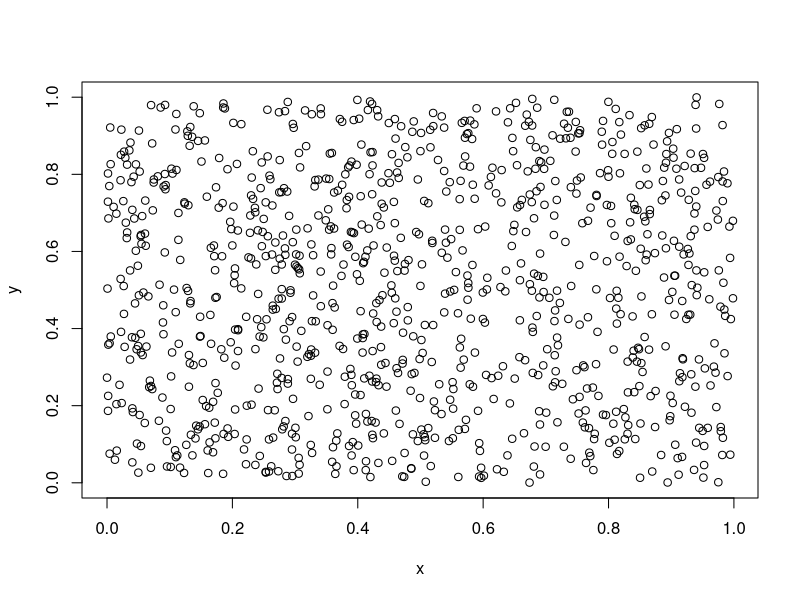
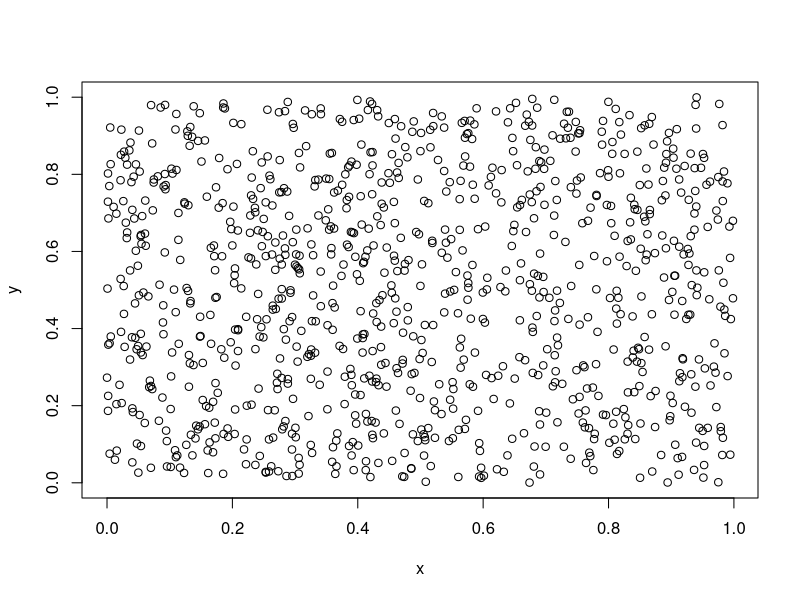
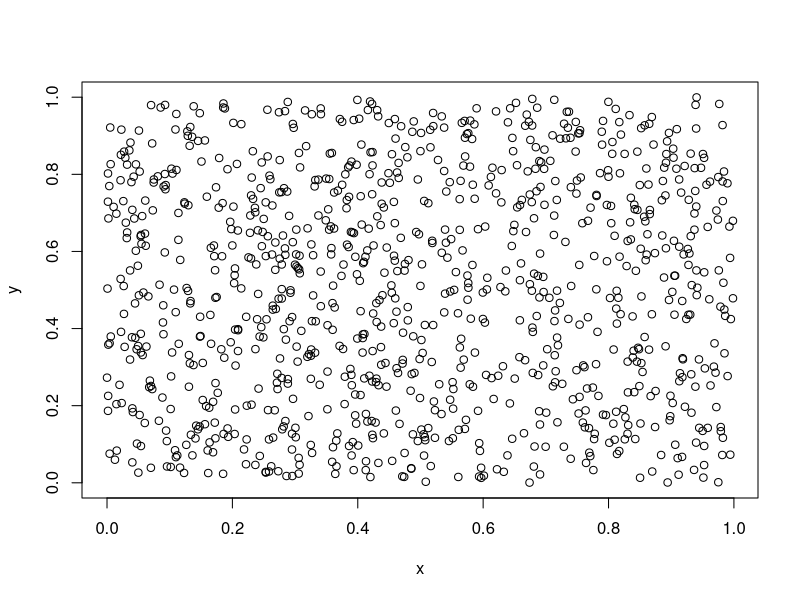
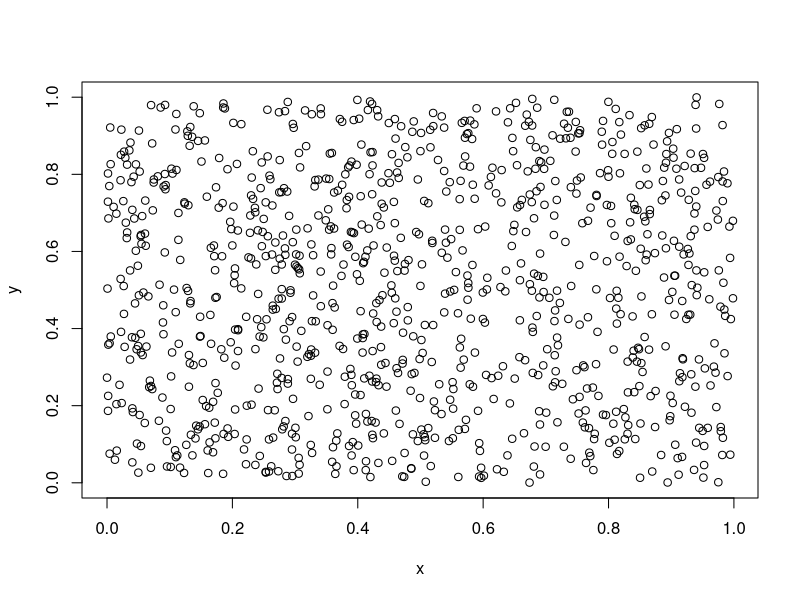
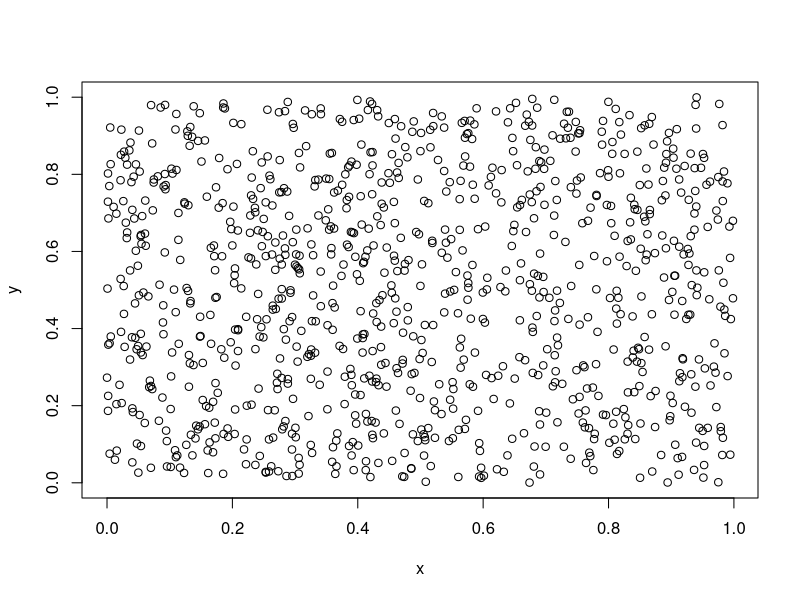
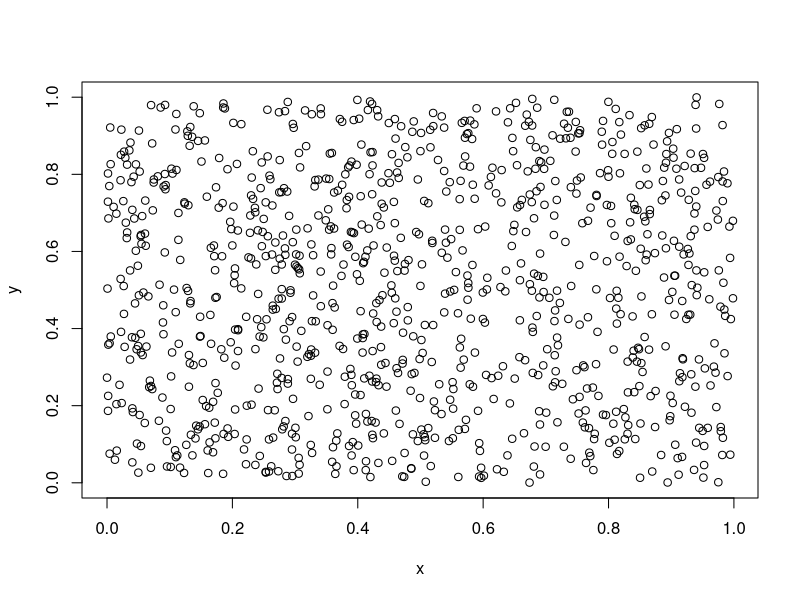
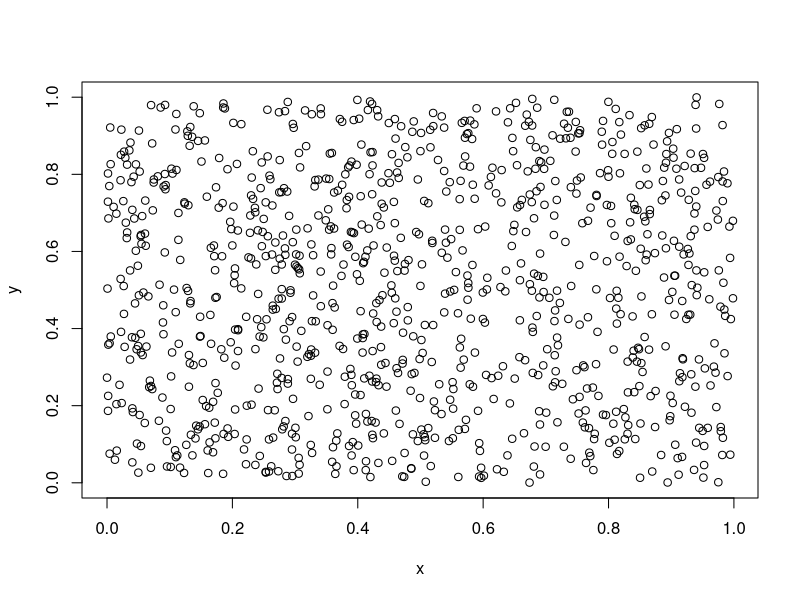
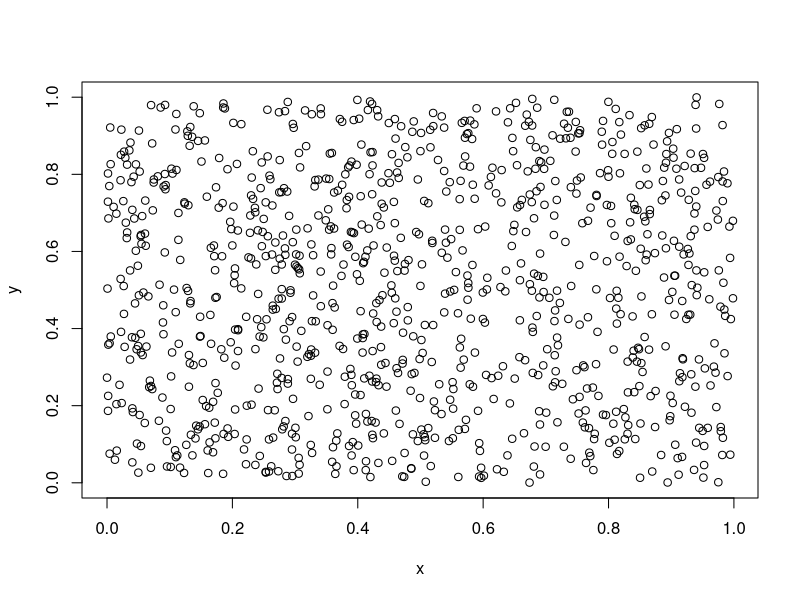

Write R code to recreate these figures, in order. (Note: this script raises an error after producing the figures.)
## ---- chunk 1
knitr::opts_chunk$set(
  collapse = TRUE,
  comment = "#>",
  fig.path = "man/figures/README-",
  out.width = "100%"
)
## ---- chunk 2
library(svglite)

x <- runif(1e3)
y <- runif(1e3)
tmp1 <- tempfile()
tmp2 <- tempfile()

svglite_test <- function() {
  svglite(tmp1)
  plot(x, y)
  dev.off()
}
svg_test <- function() {
  svg(tmp2, onefile = TRUE)
  plot(x, y)
  dev.off()
}

bench::mark(svglite_test(), svg_test(), min_iterations = 250, check = FALSE)
## ---- chunk 3
# svglite
fs::file_size(tmp1)

# svg
fs::file_size(tmp2)
## ---- chunk 4
tmp3 <- tempfile(fileext = ".svgz")
svglite(tmp3)
plot(x, y)
invisible(dev.off())

# svglite - svgz
fs::file_size(tmp3)
